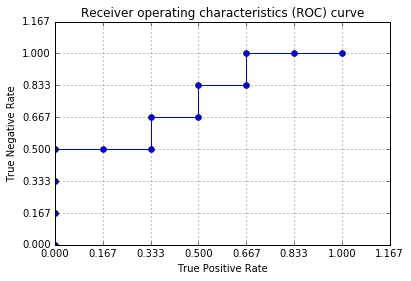

Source code (Python):
# -*- coding: utf-8 -*-
"""
Created on Fri Oct 28 11:53:03 2016

@author: SROY
"""

#runfile('C:/Users/SROY/Documents/CodeBase/PythonWorkspace/MLQuiz8bq1roc.py', wdir='C:/Users/SROY/Documents/CodeBase/PythonWorkspace')

import matplotlib.pyplot as plt
import numpy as np
x=[0,0,0,0,1/6,2/6,2/6,3/6,3/6,4/6,4/6,5/6,6/6]
y=[0,1/6,2/6,3/6,3/6,3/6,4/6,4/6,5/6,5/6,6/6,6/6,6/6]
#plt.xlim(x)
#plt.ylim(y)
plt.plot(x,y,'bo')
plt.plot(x,y,'b-')
plt.grid()
plt.title('Receiver operating characteristics (ROC) curve')
plt.xlabel('True Positive Rate')
plt.ylabel('True Negative Rate')
plt.xticks(np.arange(min(x), max(x)+(1/6), 1/6))
plt.yticks(np.arange(min(y), max(y)+(1/6), 1/6))
plt.show()
